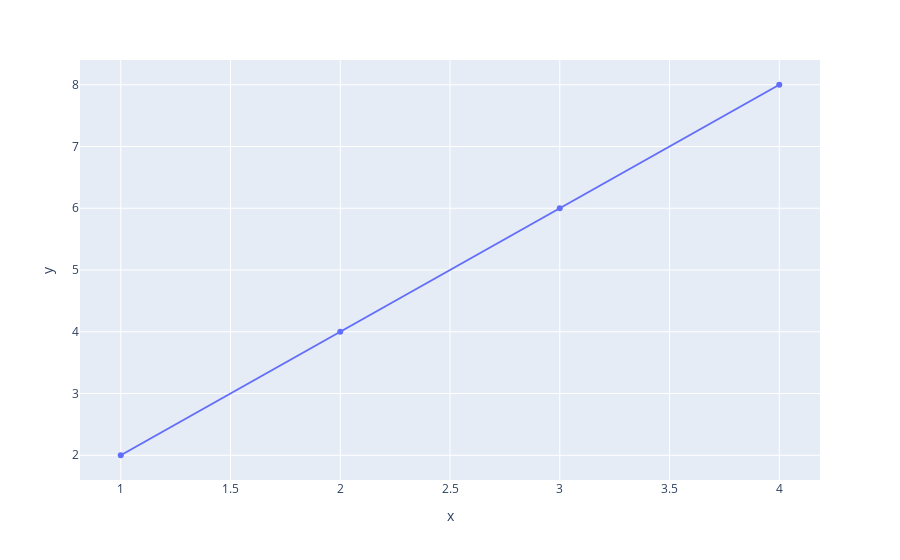

Notebook cell for this chart:
### Code cell
x = [1,2,3,4]
y = [2,4,6,8]
fig = px.line(x=x,y=y,markers = "o")
fig.show()

### Figure 1 — Plotly figure (JSON) as saved in the notebook; plotly's stock layout.template omitted (floating-point values rounded to 4 significant figures)
{"data": [{"hovertemplate": "x=%{x}<br>y=%{y}<extra></extra>", "legendgroup": "", "line": {"color": "#636efa", "dash": "solid"}, "marker": {"symbol": "circle"}, "mode": "lines+markers", "name": "", "orientation": "v", "showlegend": false, "type": "scatter", "x": [1, 2, 3, 4], "xaxis": "x", "y": [2, 4, 6, 8], "yaxis": "y"}], "layout": {"autosize": true, "legend": {"tracegroupgap": 0}, "margin": {"t": 60}, "xaxis": {"anchor": "y", "autorange": true, "domain": [0, 1], "range": [0.8184, 4.182], "title": {"text": "x"}, "type": "linear"}, "yaxis": {"anchor": "x", "autorange": true, "domain": [0, 1], "range": [1.535, 8.465], "title": {"text": "y"}, "type": "linear"}}}
